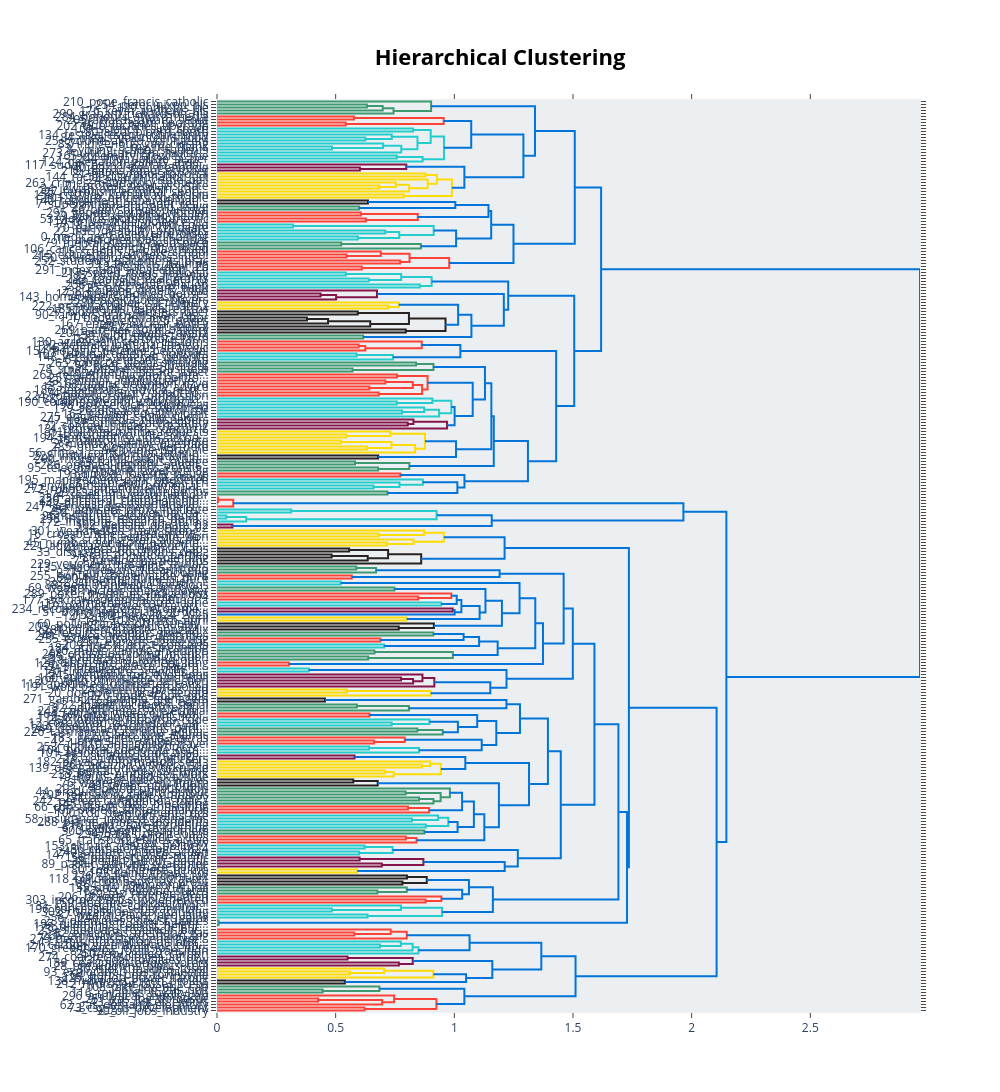

Notebook code for this chart:
### Code cell
from sklearn.metrics.pairwise import cosine_similarity
import numpy as np

distance_function = lambda x: np.abs(1 - cosine_similarity(x))

topic_model.visualize_hierarchy(distance_function=distance_function)
